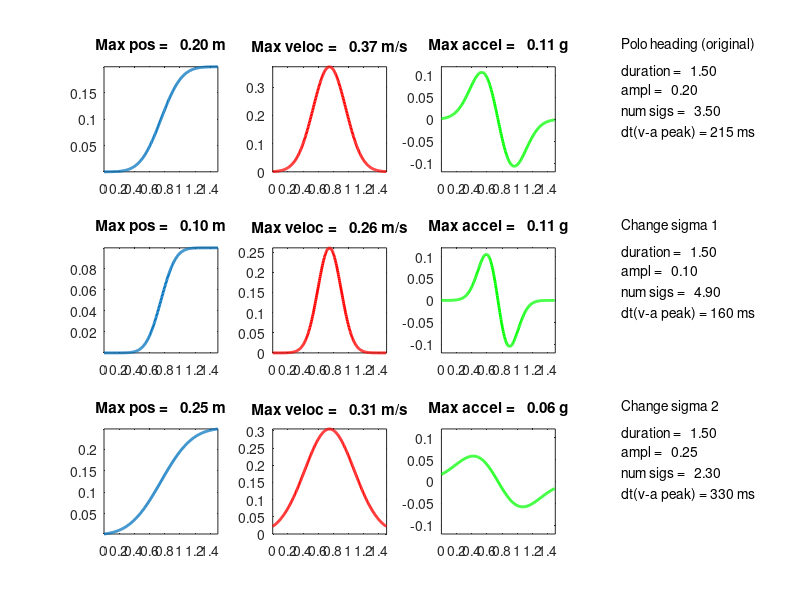
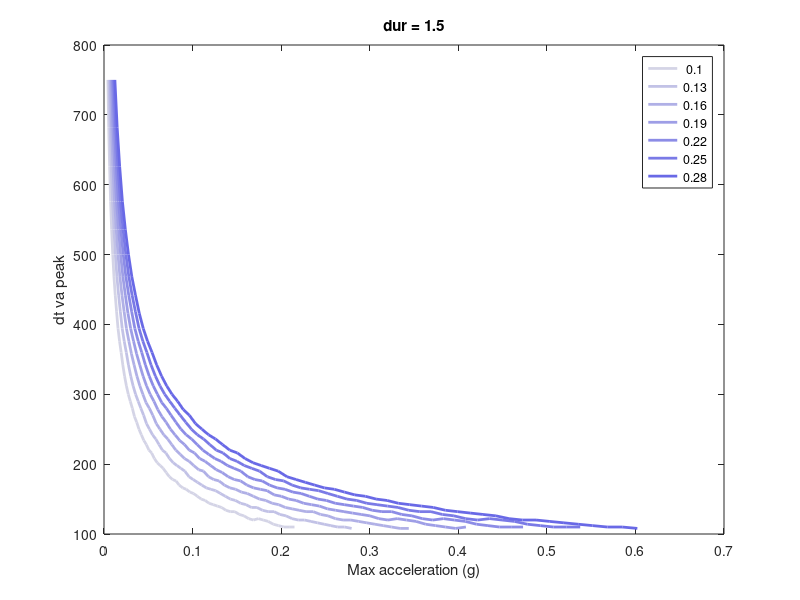

Source code (MATLAB) for these figures, in order: (Note: this script raises an error after producing the figures.)
%% Calculate Gaussian profiles based on the method used in MoogDots.
% HH 2012
 
clear;

%      duration   amplitude   num_sigs   notes
paras = {
%     2   0.13  6    'Gu 2006 2010 tuning (combined)'
%           2   0.2   4.5  'Gu 2012 heading (combined)'
%           1   0.2   2    'HeTao heading (visual only)'
%           2 0.18 6 'Polo training'
          1.5   0.2  3.5   'Polo heading (original)'
%           1.5   0.1  4  'Polo heading (combined)'
%           2.0   0.2  4.0  'Polo heading (combined)'
%           1.5   0.14  3.8  'Minimoog'
          1.5   0.1  4.9  'Change sigma 1' 
          1.5   0.25  2.3  'Change sigma 2' 
          };


figure(100); clf;
set(100,'position',[100 100 900 700]); 

maxDuration =  max(cell2mat(paras(:,1)));

for i=1:size(paras,1)
    
    duration = paras{i,1};
    step=0.005;
    t = 0:step:duration;
    
    ampl = paras{i,2};
    num_sigs = paras{i,3};
    
    %pos = ampl*0.5*(erf(2*num_sigs1/3*(t-1)) + 1); % Erroneous
    pos=ampl*0.5*(erf((t-duration/2)/((duration/2/num_sigs)*sqrt(2))) + 1);  % Note that sigma = duration/2/num_of_sigma !!
%     pos = ampl * normcdf(t,duration/2,duration/2/num_sigs); % This is much simplier
    
    subplot(size(paras,1),4,1+4*(i-1));
    plot(t,pos,'linewidth',2);
    ylim([min(pos) max(pos)]);
    xlim([duration/2-maxDuration/2 duration/2+maxDuration/2]);
    title(sprintf('Max pos = %6.2f m', max(pos))); 
    
    veloc = diff(pos)/step;
    subplot(size(paras,1),4,2+4*(i-1));
    plot(t(1:length(t)-1),veloc,'r-','linewidth',2); 
    xlim([duration/2-maxDuration/2 duration/2+maxDuration/2]);
    ylim([0 max(veloc)]);
    title(sprintf('Max veloc = %6.2f m/s', max(veloc))); 
    t_max_veloc = t(veloc == max(veloc)); 
 
    
    accel = diff(veloc)/step/9.8;
    
    subplot(size(paras,1),4,3+4*(i-1));
    plot(t(1:length(t)-2),accel,'g-','linewidth',2); 
    xlim([duration/2-maxDuration/2 duration/2+maxDuration/2]);
%     ylim([min(accel) max(accel)]);
    ylim([-0.12 0.12]);
    title(sprintf('Max accel = %6.2f g', max(accel)));
    t_max_accel = t(accel == max(accel));
    
    
    subplot(size(paras,1),4,4+4*(i-1));
    axis('off')
    buff = sprintf('%s\n\nduration = %6.2f\nampl = %6.2f\nnum sigs = %6.2f\ndt(v-a peak) = %g ms', paras{i,4}, duration, ampl, num_sigs,(t_max_veloc(1)-t_max_accel(1))*1000);
    text(.1,.8,buff);
end


%% Parameter selection for sigma change

duration = 1.5;
ampls = 0.1:0.03:0.3;
num_sigss = 1.0:0.1:7.0;

step=0.002;
t = 0:step:duration;

max_accels = []; dt_avpeaks = [];

figure(200);
col = [0.9 0.9 0.9];

for i = 1:length(ampls)
    for j = 1:length(num_sigss)
        
        ampl = ampls(i);
        num_sigs = num_sigss(j);
        
        %pos = ampl*0.5*(erf(2*num_sigs1/3*(t-1)) + 1); % Erroneous
        pos=ampl*0.5*(erf((t-duration/2)/((duration/2/num_sigs)*sqrt(2))) + 1);  % Note that sigma = duration/2/num_of_sigma !!
        %     pos = ampl * normcdf(t,duration/2,duration/2/num_sigs); % This is much simplier
        
        veloc = diff(pos)/step;
        t_max_veloc = t(veloc == max(veloc));
        
        accel = diff(veloc)/step/9.8;
        t_max_accel = t(accel == max(accel));
        
        max_accels(i,j) = max(accel);
        dt_avpeaks(i,j) = 1000 * (t_max_veloc(1) - t_max_accel(1));
        
    end

    col = col - [0.07 0.07 0];
    plot(max_accels(i,:), dt_avpeaks(i,:),'color',col,'linew',2); hold on;
    
end
title(['dur = ' num2str(duration)]);
legend(num2str(ampls'));
xlabel('Max acceleration (g)'); ylabel('dt va peak'); SetFigure(15);
xlim([0 0.15]); ylim([100 500]);

%% Original code from Gu (which is erroneous)
%{
am = 0.04:0.01:0.32;
sig = 3:0.1:8;
% bb(:,1) = am';

duration = 1.5;
step=0.005;
t = 0:step:duration;


for i = 1:length(am)
    for j = 1:length(sig)

        ampl = am(i);
        num_sigs = sig(j);

        % pos = ampl*0.5*(erf(2*num_sigs/3*(t-1)) + 1);
        pos=ampl*0.5*(erf(sqrt(2)*num_sigs*(t-duration/2)/duration) + 1);

        veloc = diff(pos)/step;
        accel = diff(veloc)/step/9.8;

        aa(i,j) = max(accel);
%         bb(i,j+1) = max(accel);
    end
end
figure(3); 
contourf(sig,am,aa); 
title(sprintf('duration = %3.2f, accel',duration));

% bb
colorbar;
xlabel('sigma');
ylabel('amol(m)');

%}

%% ZQH (this makes the amp accurate even when num_of_sigma is very small)
%{
% MOOG parameters
figure(111);clf
duration = 1.5; num_of_sigma = 1; Amp = 0.14;

% function parameters
miu = duration/2; sigma = duration/2/num_of_sigma; 
syms t;
A = Amp/int(exp(-(t-miu).^2/(2*sigma^2)),0,duration)

% functions
syms t;
v=A*exp(-(t-miu).^2/(2*sigma^2));
a=diff(v);
s=int(v,0,t);

% plot curves
t=0:0.01:duration;
plot(t,subs(s),'r','linewidth',3);hold on;
plot(t,subs(v),'b','linewidth',3);
plot(t,subs(a),'g','linewidth',3);
%}
